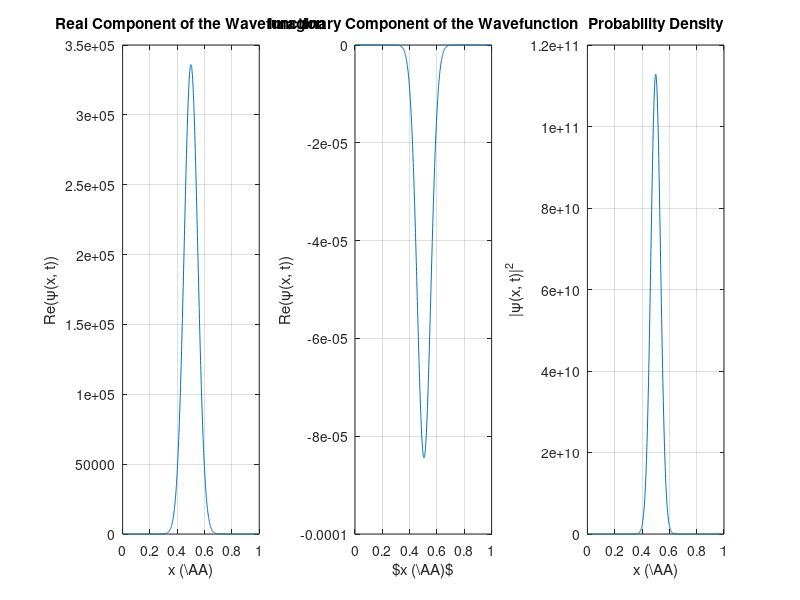

The MATLAB source for this figure:
%%%%%%%%%% Preamble %%%%%%%%%%
% Part I - Particle in a Box Wavepacket Simulation
% Author: Max L Butterworth
% MSc in Theoretical and Computational Chemistry Project
% University of Oxford

%%%%%%%%%%%%%%%%%%%%

%%%%%%%%%% Define constants %%%%%%%%%%

L = 1e-10; % Length of the 1D box in m
m = 9.11e-31; % Mass of electron in kg
h = 6.626e-34; % Planck's constant in Js
hbar = h/(2*pi); % Definition of h bar
N_steps = 1000; % Number of discretisation points
N_superposition = 100; % The number of basis functions in the wavepacket superposition

%%%%%%%%%% Discretise the spatial domain, x, and time domain, t %%%%%%%%%%

x = linspace(0, L, N_steps); % Define the domain of the infinite potential well
dx = x(2) - x(1); % Calculate the spatial step size

dt = 1e-20; % Define the time step size
N_t = 5000; % Define the number of time steps to simulate

%%%%%%%%%% Solve the Schrödinger equation using the finite difference method %%%%%%%%%%

% Construct the Hamiltonian inside the infinite potential well
laplacian = (1/dx^2) * spdiags([1, -2, 1], -1:1, N_steps, N_steps); % Define the Laplacian operator
H = -((hbar^2)/(2*m)) * laplacian; % Define the Hamiltonian operator

%%%%%%%%%% Generate an initial wavepacket %%%%%%%%%%

k = 5; % Set the wavenumber
x0 = L/2; % Start evolving the wavepacket from the centre of the box at t = 0
sigma = L/20; % Set the initial width of the wavepacket
psi0 = exp(-(x - x0).^2/(2 * sigma^2)) .* exp(1i * k * x); % Define the initial Gaussian wavepacket
psi0_norm = psi0/sqrt(trapz(x, abs(psi0).^2)); % Normalise the initial Gaussian wavepacket

%%%%%%%%%% Impose boundary conditions %%%%%%%%%%

% Set the wavefunction to zero at the boundaries
psi0_norm(1) = 0;
psi0_norm(N_steps) = 0;
psi0_norm = sparse(psi0_norm); % Define the initial wavefunction as a sparse matrix to speed up the calculation

H = H(2:N_steps-1, 2:N_steps-1); % Impose boundary conditions: psi(0) = psi(L) = 0
H = sparse(H); % Define the Hamiltonian as a sparse matrix to speed up the calcualtion

x_internal = x(2:N_steps - 1); % Truncate the x array to account for boundary conditions

%%%%%%%%%% Implement the Crank-Nicolson method to evolve the wavefunction %%%%%%%%%%

psi = psi0_norm(2:N_steps-1)'; % Set the initial value of the wavefunction
psi_t = zeros(N_steps, N_t); % Initialise an array to store the wavefunction as it evolves in time
psi_t(2:N_steps-1, 1) = psi; % Store the initial wavefunction in the time evolution array

% Pre-compute matrices required for the Crank-Nicolson method
A = eye(N_steps-2) + (((1i * dt)/(2 * hbar)) * H);
B = eye(N_steps-2) - (((1i * dt)/(2 * hbar)) * H);

for t = 2:N_t % Loop over all time steps
    psi = A \ (B * psi); % Evolve the wavefunction over time
    %psi = psi/sqrt(trapz(x_internal, abs(psi).^2)); % Normalise the updated wavefunction
    psi_t(2:N_steps-1, t) = psi; % Store the new wavefunction in the time evolution array
end

%%%%%%%%%% Plot the time evolution of the wavepacket probability density %%%%%%%%%%

x_ang = x * 1e10; % Generate an array of x-values in angstroms

figure; % Generate a figure

subplot(1, 3, 1) % Left subfigure
real_wavefunction = plot(x_ang, real(psi_t(:, 1))); % Plot the real wavefunction
xlabel('x (\AA)'); % Label the x-axis
ylabel('Re(\psi(x, t))'); % Label the y-axis
title('Real Component of the Wavefunction') % Add a title
grid on; % Add a grid to the plot

subplot(1, 3, 2) % Middle subfigure
imag_wavefunction = plot(x_ang, imag(psi_t(:, 1))); % Plot the imaginary wavefunction
xlabel('$x (\AA)$'); % Label the x-axis
ylabel('Re(\psi(x, t))'); % Label the y-axis
title('Imaginary Component of the Wavefunction') % Add a title
grid on; % Add a grid to the plot

subplot(1, 3, 3) % Right subfigure
prob_density = plot(x_ang, abs(psi_t(:, 1)).^2); % Plot the initial probability density
xlabel('x (\AA)'); % Label the x-axis
ylabel('|\psi(x, t)|^2'); % Label the y-axis
title('Probability Density') % Add a title
grid on; % Add a grid to the plot

% Animate the figures

for n = 1:N_t % Loop over all timesteps
    set(real_wavefunction, 'YData', real(psi_t(:, n))) % Update the real part of the wavefunction
    set(imag_wavefunction, 'YData', imag(psi_t(:, n))) % Update the imaginary part of the wavefunction
    set(prob_density, 'YData', abs(psi_t(:, n)).^2); % Update the probability density
    pause(0.01); % Pause to create an animation effect
    drawnow;
end
